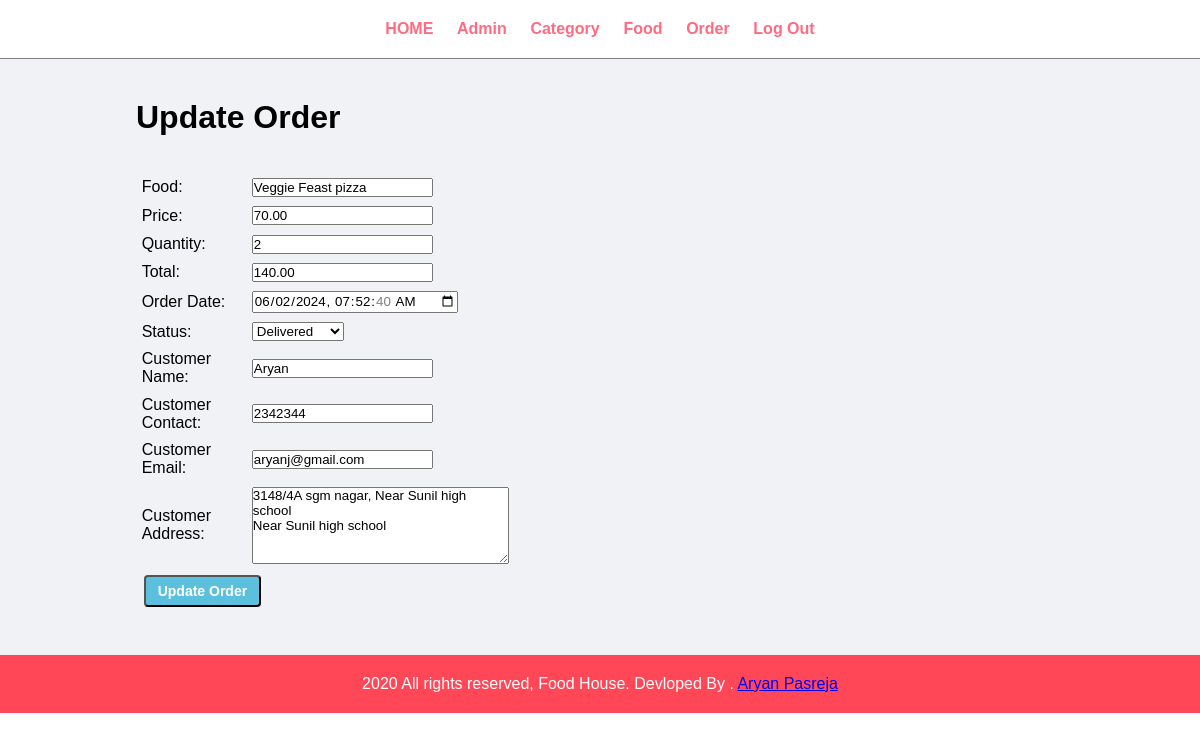
The app's page /admin/update-order.php?id=2 (signed in) with its own data.
### tables this page shows
CREATE TABLE `tbl_order` (
  `id` int(10) UNSIGNED NOT NULL,
  `food` varchar(150) NOT NULL,
  `price` decimal(10,2) NOT NULL,
  `qty` int(11) NOT NULL,
  `total` decimal(10,2) NOT NULL,
  `order_date` datetime NOT NULL,
  `status` varchar(50) NOT NULL,
  `customer_name` varchar(150) NOT NULL,
  `customer_contact` varchar(20) NOT NULL,
  `customer_email` varchar(150) NOT NULL,
  `customer_address` varchar(255) NOT NULL
);

### admin/update-order.php (the view, shortened to what this page needs)
<?php include('partials/menu.php'); ?>
<div class="main-content">
    <div class="wrapper">
        <h1>Update Order</h1>
        <br><br>
        <?php
        if(isset($_GET['id'])){
            $id = $_GET['id'];
            $sql = "SELECT * FROM tbl_order WHERE id=$id";
            $res = mysqli_query($conn, $sql);
            $count = mysqli_num_rows($res);
            if($count == 1) {
                $row = mysqli_fetch_assoc($res);
                $food = $row['food'];
                $price = $row['price'];
                $qty = $row['qty'];
                $total = $row['total'];
                $order_date = $row['order_date'];
                $status = $row['status'];
                $customer_name = $row['customer_name'];
                $customer_contact = $row['customer_contact'];
                $customer_email = $row['customer_email'];
                $customer_address = $row['customer_address'];
            } else {
                $_SESSION['no-order-found'] = "<div class='error'>Order Not Found</div>";
                header('location:'.SITEURL.'admin/manage-order.php');
            }
        } else {
            header('location:'.SITEURL.'admin/manage-order.php');
        }
        ?>
        <form action="" method="POST">
            <table class="tbl-40">
                <tr>
                    <td>Food: </td>
                    <td><input type="text" name="food" value="<?php echo htmlspecialchars($food); ?>"></td>
                </tr>
                <tr>
                    <td>Price: </td>
                    <td><input type="text" name="price" value="<?php echo htmlspecialchars($price); ?>"></td>
                </tr>
                <tr>
                    <td>Quantity: </td>
                    <td><input type="number" name="qty" value="<?php echo htmlspecialchars($qty); ?>"></td>
                </tr>
                <tr>
                    <td>Total: </td>
                    <td><input type="text" name="total" value="<?php echo htmlspecialchars($total); ?>"></td>
                </tr>
                <tr>
                    <td>Order Date: </td>
                    <td><input type="datetime-local" name="order_date" value="<?php echo htmlspecialchars($order_date); ?>"></td>
                </tr>
                <tr>
                    <td>Status: </td>
                    <td>
                        <select name="status">
                            <option <?php if($status == "Delivered"){echo "selected";} ?> value="Delivered">Delivered</option>
                        </select>
                    </td>
                </tr>
                <tr>
                    <td>Customer Name: </td>
                    <td><input type="text" name="customer_name" value="<?php echo htmlspecialchars($customer_name); ?>"></td>
                </tr>
                <tr>
                    <td>Customer Contact: </td>
                    <td><input type="text" name="customer_contact" value="<?php echo htmlspecialchars($customer_contact); ?>"></td>
                </tr>
                <tr>
                    <td>Customer Email: </td>
                    <td><input type="email" name="customer_email" value="<?php echo htmlspecialchars($customer_email); ?>"></td>
                </tr>
                <tr>
                    <td>Customer Address: </td>
                    <td><textarea name="customer_address" cols="30" rows="5"><?php echo htmlspecialchars($customer_address); ?></textarea></td>
                </tr>
                <tr>
                    <td colspan="2">
                        <input type="submit" name="submit" value="Update Order" class="btn-secondary">
                    </td>
                </tr>
            </table>
        </form>
    </div>
</div>
<?php include('partials/footer.php'); ?>

### css/admin.css (style rules this page uses)
* { margin: 0; padding: 0; font-family: Arial, Helvetica, sans-serif; }
.wrapper { padding: 1%; width: 80%; margin: 0 auto; }
.tbl-40 { width: 40%; }
table tr td { padding: 1%; }
.btn-secondary { background-color: #7bed9f; padding: 1%; color: black; text-decoration: none; font-weight: bold; }
.main-content { background-color: #f1f2f6; padding: 3% 0; }
.btn-primary, .btn-secondary, .btn-danger { display: inline-block; padding: 6px 12px; margin: 2px; text-decoration: none; border-radius: 4px; font-size: 14px; }
.btn-secondary { background-color: #5bc0de; color: white; }
.wrapper { max-width: 1200px; margin: 0 auto; padding: 20px; }
.main-content { padding: 20px; }

### records on screen
tbl_order: food "Veggie Feast pizza", price "70.00", qty "2", total "140.00", order_date "06/02/2024 07:52:40", status "Delivered", customer_name "Aryan", customer_contact "2342344", customer_email "aryanj@gmail.com", customer_address "3148/4A sgm nagar, Near Sunil high school Near Sunil high school"
